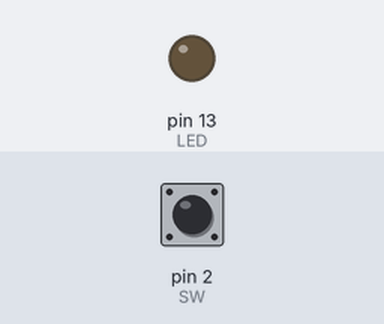
Recording of a sketch running on a simulated Arduino Uno, built with avr-gcc and run on an emulated ATmega328P. Parts: output pins drawn as LEDs (lit = HIGH). Inputs (shaded band) come from the test bench; at power-on: pin 2 (SW) LOW.

Above: at 1.2 s.
1.3 s: pin 2 (SW) pulled HIGH for 0.15 s
At 1.7 s:
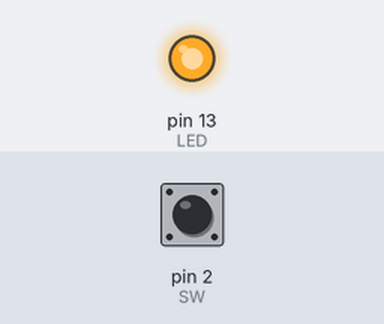
2.9 s: pin 2 (SW) pulled HIGH for 1 s
At 4.2 s:
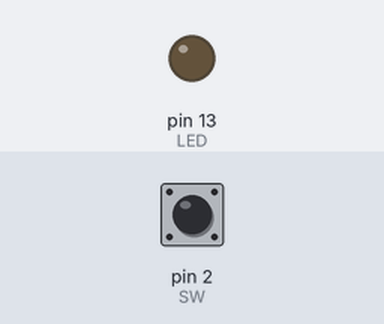
5.4 s: pin 2 (SW) pulled HIGH for 3.2 s
At 9.0 s:
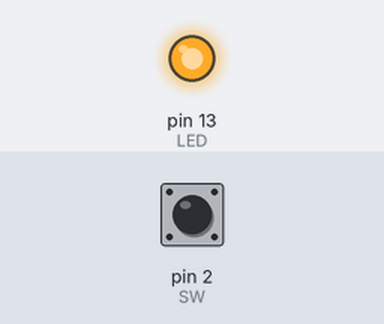
Timing chart, 0 to 10.5 s (numbered marks = the images above; inputs shaded):
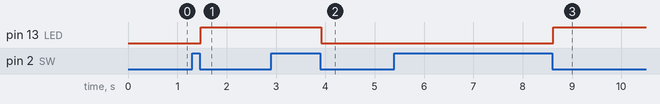

Measured:
- after the input at 1.3 s, pin 13 (LED): LOW → HIGH after 0.17 s
- after the input at 2.9 s, pin 13 (LED): HIGH → LOW after 1.0 s
- after the input at 5.4 s, pin 13 (LED): LOW → HIGH after 3.2 s

The sketch:

debounce.ino
```cpp
/*
 * 按一次亮燈，再按一次暗燈，循環執行
 */
const byte LED = 13;   // LED 的腳位
const byte SW = 2;     // 開關的腳位
boolean lastState = LOW; // 記錄上次的開關狀態，預設為「低電位」
boolean toggle = LOW;    // 輸出給 LED 的訊號，預設為「低電位」
byte click = 0;        // 開關訊號的改變次數，預設為 0

void setup() {
  pinMode(LED, OUTPUT);
  pinMode(SW, INPUT);
  lastState = digitalRead(SW);   // 讀取開關的初始值
}

void loop() {
  boolean b1 = digitalRead(SW);

  if (b1 != lastState) {     // 如果和之前的開關值不同...
    delay(20);               // 等待 20 毫秒
    boolean b2 = digitalRead(SW);   // 再讀取一次開關值

    if (b1 == b2) {    // 確認兩次開關值是否一致
      lastState = b1; // 儲存開關的狀態
      click ++;       // 增加訊號變化次數
    }
  }

  if (click == 2) {    // 如果開關狀態改變兩次
    click = 0;         // 狀態次數歸零
    toggle = !toggle;            // 取相反值
    digitalWrite(LED, toggle);   // 輸出
  }
}
```
